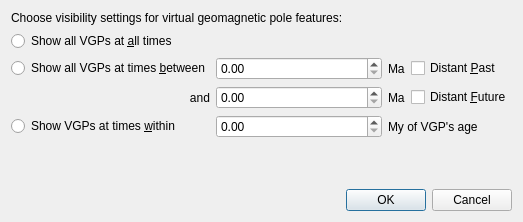
<?xml version="1.0" encoding="UTF-8"?>
<ui version="4.0">
 <class>SetVGPVisibilityDialog</class>
 <widget class="QDialog" name="SetVGPVisibilityDialog">
  <property name="windowModality">
   <enum>Qt::NonModal</enum>
  </property>
  <property name="geometry">
   <rect>
    <x>0</x>
    <y>0</y>
    <width>523</width>
    <height>222</height>
   </rect>
  </property>
  <property name="windowTitle">
   <string>Set VGP Visibility</string>
  </property>
  <layout class="QVBoxLayout" name="verticalLayout">
   <item>
    <widget class="QLabel" name="label_description">
     <property name="text">
      <string>Choose visibility settings for virtual geomagnetic pole features:</string>
     </property>
    </widget>
   </item>
   <item>
    <layout class="QGridLayout" name="gridLayout">
     <item row="0" column="0">
      <widget class="QRadioButton" name="radiobutton_always_visible">
       <property name="text">
        <string>Show all VGPs at &amp;all times</string>
       </property>
      </widget>
     </item>
     <item row="0" column="1" colspan="3">
      <spacer name="horizontalSpacer_3">
       <property name="orientation">
        <enum>Qt::Horizontal</enum>
       </property>
       <property name="sizeHint" stdset="0">
        <size>
         <width>208</width>
         <height>20</height>
        </size>
       </property>
      </spacer>
     </item>
     <item row="1" column="0">
      <widget class="QRadioButton" name="radiobutton_time_window">
       <property name="text">
        <string>Show all VGPs at times &amp;between</string>
       </property>
      </widget>
     </item>
     <item row="1" column="1">
      <widget class="QDoubleSpinBox" name="spinbox_begin">
       <property name="sizePolicy">
        <sizepolicy hsizetype="MinimumExpanding" vsizetype="Fixed">
         <horstretch>0</horstretch>
         <verstretch>0</verstretch>
        </sizepolicy>
       </property>
       <property name="maximum">
        <double>1000.000000000000000</double>
       </property>
      </widget>
     </item>
     <item row="1" column="2">
      <widget class="QLabel" name="label_4">
       <property name="text">
        <string>Ma</string>
       </property>
      </widget>
     </item>
     <item row="1" column="3">
      <widget class="QCheckBox" name="checkbox_past">
       <property name="text">
        <string>Distant &amp;Past</string>
       </property>
      </widget>
     </item>
     <item row="2" column="0">
      <widget class="QLabel" name="label">
       <property name="text">
        <string>and</string>
       </property>
       <property name="alignment">
        <set>Qt::AlignRight|Qt::AlignTrailing|Qt::AlignVCenter</set>
       </property>
      </widget>
     </item>
     <item row="2" column="1">
      <widget class="QDoubleSpinBox" name="spinbox_end">
       <property name="sizePolicy">
        <sizepolicy hsizetype="MinimumExpanding" vsizetype="Fixed">
         <horstretch>0</horstretch>
         <verstretch>0</verstretch>
        </sizepolicy>
       </property>
       <property name="maximum">
        <double>1000.000000000000000</double>
       </property>
      </widget>
     </item>
     <item row="2" column="2">
      <widget class="QLabel" name="label_2">
       <property name="text">
        <string>Ma</string>
       </property>
      </widget>
     </item>
     <item row="2" column="3">
      <widget class="QCheckBox" name="checkbox_future">
       <property name="text">
        <string>Distant &amp;Future</string>
       </property>
      </widget>
     </item>
     <item row="3" column="0">
      <widget class="QRadioButton" name="radiobutton_delta_t_around_age">
       <property name="text">
        <string>Show VGPs at times &amp;within </string>
       </property>
      </widget>
     </item>
     <item row="3" column="1">
      <widget class="QDoubleSpinBox" name="spinbox_delta">
       <property name="sizePolicy">
        <sizepolicy hsizetype="MinimumExpanding" vsizetype="Fixed">
         <horstretch>0</horstretch>
         <verstretch>0</verstretch>
        </sizepolicy>
       </property>
       <property name="maximum">
        <double>1000.000000000000000</double>
       </property>
      </widget>
     </item>
     <item row="3" column="2" colspan="2">
      <widget class="QLabel" name="label_3">
       <property name="text">
        <string>My of VGP's age</string>
       </property>
      </widget>
     </item>
    </layout>
   </item>
   <item>
    <spacer>
     <property name="orientation">
      <enum>Qt::Vertical</enum>
     </property>
     <property name="sizeHint" stdset="0">
      <size>
       <width>374</width>
       <height>16</height>
      </size>
     </property>
    </spacer>
   </item>
   <item>
    <widget class="QDialogButtonBox" name="main_buttonbox">
     <property name="standardButtons">
      <set>QDialogButtonBox::Cancel|QDialogButtonBox::Ok</set>
     </property>
    </widget>
   </item>
  </layout>
 </widget>
 <resources/>
 <connections/>
</ui>
